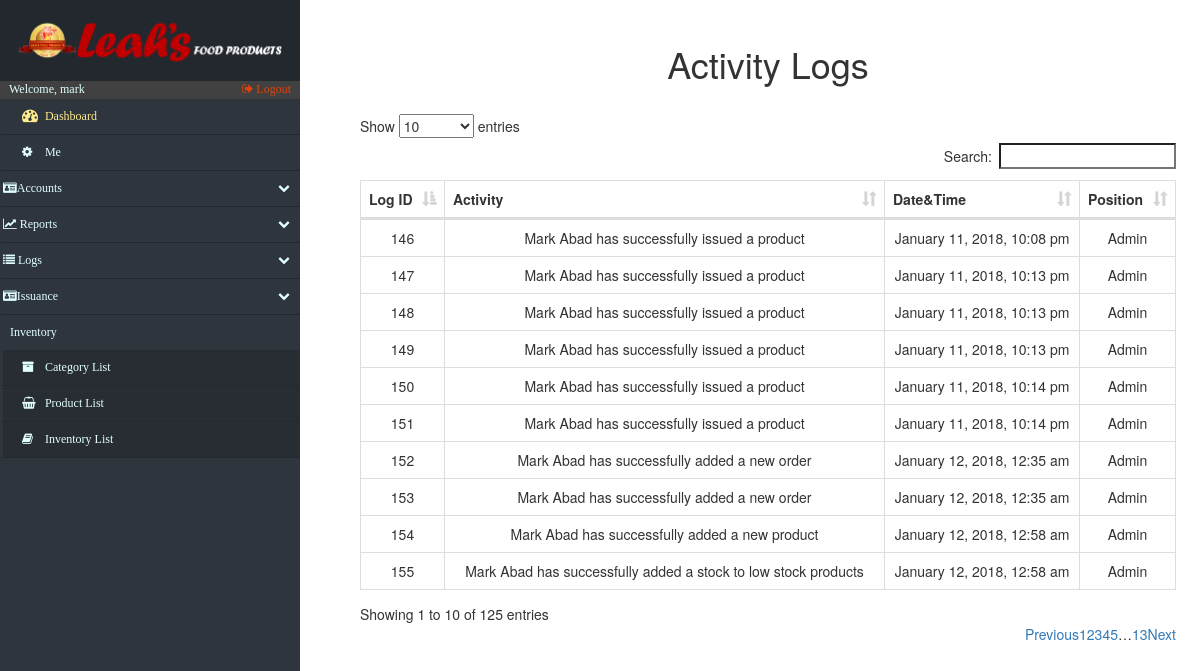
/log_Activity.php (signed in), run on the app's committed database.
### tables this page shows
CREATE TABLE IF NOT EXISTS `logs` (
  `logs_id` int(15) NOT NULL AUTO_INCREMENT,
  `issue_acnt` varchar(20) NOT NULL,
  `act_type` varchar(30) NOT NULL,
  `date_time` varchar(30) NOT NULL,
  `related_id` int(15) DEFAULT NULL,
  `remarks` varchar(65) NOT NULL,
  PRIMARY KEY (`logs_id`),
  KEY `acc_id_idx` (`issue_acnt`)
);

CREATE TABLE IF NOT EXISTS `accounts` (
  `acc_id` int(12) NOT NULL AUTO_INCREMENT,
  `username` varchar(15) NOT NULL,
  `first_name` varchar(20) NOT NULL,
  `last_name` varchar(20) NOT NULL,
  `password` varchar(128) NOT NULL,
  `email` varchar(50) NOT NULL,
  `contact_no` varchar(20) NOT NULL,
  `status` varchar(10) NOT NULL DEFAULT 'Disabled',
  `branch` varchar(50) DEFAULT NULL,
  `acctype` varchar(45) DEFAULT NULL,
  `security_key` varchar(45) DEFAULT NULL,
  PRIMARY KEY (`acc_id`)
);

### log_Activity.php (the view, shortened to what this page needs)
<!DOCTYPE html>
<html lang="en">
<head>
    <?php include('fragments/config.php') ?>
    <link rel="stylesheet" href="https://maxcdn.bootstrapcdn.com/bootstrap/3.3.7/css/bootstrap.min.css">
    <link href="src/css/datatables.css" rel="stylesheet">
    <link href="//maxcdn.bootstrapcdn.com/font-awesome/4.2.0/css/font-awesome.min.css" rel="stylesheet">
    <link href="src/css/sidebar.css" rel="stylesheet">
    <link href="src/css/custom.css" rel="stylesheet">
</head>
<body>
    <div class="nav-side-menu">
        <div class="brand">
            <div class="brandtext"></div>
        </div>
        <div class="user_info">
            <span>Welcome, <?php
                echo $_SESSION['username'];
                ?>
            </span>
            <a href="fragments/logout.php">
                <i class="fa fa-sign-out" aria-hidden="true"></i> Logout
            </a>
        </div>
        <div class="menu-list">
            <ul id="menu-content" class="menu-content collapse out">
                <li>
                    <a id="dashboard_txt" href="index.php">
                        <i class="fa fa-dashboard fa-lg"></i> Dashboard
                    </a>
                </li>
                 <li><a href="settings.php"><i class="fa fa-cog"></i> Me</a></li>
                <li data-toggle="collapse" data-target="#accounts" class="collapsed">
                    <i class="fa fa-id-card" aria-hidden="true"></i>Accounts <span class="arrow"></span>
                </li>
                <li data-toggle="collapse" data-target="#reports" class="collapsed">
                    <i class="fa fa-line-chart" aria-hidden="true"></i> Reports <span class="arrow"></span>
                </li>
                <li data-toggle="collapse" data-target="#issue" class="collapsed">
                    <i class="fa fa-list" aria-hidden="true"></i> Logs <span class="arrow"></span>
                </li>
                 <li data-toggle="collapse" data-target="#issuance" class="collapsed">
                    <i class="fa fa-id-card" aria-hidden="true"></i>Issuance<span class="arrow"></span>
                </li>
                <div class="sub-menu_nct">
                    <span class="sub-menu">Inventory
                    </span>
                </div>
                <li class="sub-menu_nc">
                    <a class="sub-menu_nc" href="categories.php">
                        <i class="fa fa-archive"> </i> Category List
                    </a>
                </li>
                <li class="sub-menu_nc">
                    <a class="sub-menu_nc" href="products.php">
                        <i class="fa fa-shopping-basket"> </i> Product List
                    </a>
                </li>
                <li class="sub-menu_nc">
                    <a href="inventory.php">
                        <i class="fa fa-book"> </i> Inventory List
                    </a>
                </li>
            </ul>
        </div>
    </div>
    <div id="page-content-wrapper">
        <div class="containers">
            <table class="table table-striped table-bordered">
                <h1 align="center">Activity Logs</h1>
            </table>
            <?php
							$retrieve = ("SELECT * FROM logs INNER JOIN accounts ON logs.issue_acnt = accounts.username");
							$results = mysqli_query($db, $retrieve);
						?>
                <table id="datatables" class="table table-hover table-bordered dataTable" cellspacing="0" width="100%" role="grid" aria-describedby="myTable_info" style="width: 100%;">
                    <thead>
                        <tr>
							<th>Log ID</th>
                            <th>Activity</th>
							<th>Date&Time</th>
							<th>Position</th>
                        </tr>
                    </thead>
                    <tbod y>
                        <?php
							foreach ($results as $data):
						?>
                            <tr>
								<td data-title="logs_id">
									<?php echo $data["logs_id"];?>
                                </td>
                                <td data-title="name">
									<?php echo $data["first_name"]." ".$data["last_name"]." ".$data["remarks"];  ?>
                                </td>
                                <td data-title="date_time">
                                    <?php echo $data["date_time"]; ?>
                                </td>
								<td data-title="cno">
                                    <?php echo $data["acctype"]; ?>
                                </td>
                            </tr>
                            <?php
							endforeach;
						?>
                </table>
        </div>
    </div>
</body>
</html>

### src/css/datatables.css (style rules this page uses)
table.dataTable { clear: both; width: auto; text-align: center; margin-top: 6px !important; margin-bottom: 6px !important; max-width: none !important; border-collapse: separate !important }
table.dataTable td, table.dataTable th { -webkit-box-sizing: content-box; box-sizing: content-box }
table.dataTable thead>tr>th.sorting_asc, table.dataTable thead>tr>th.sorting_desc, table.dataTable thead>tr>th.sorting, table.dataTable thead>tr>td.sorting_asc, table.dataTable thead>tr>td.sorting_desc, table.dataTable thead>tr>td.sorting { padding-right: 30px }
table.dataTable thead .sorting, table.dataTable thead .sorting_asc, table.dataTable thead .sorting_desc, table.dataTable thead .sorting_asc_disabled, table.dataTable thead .sorting_desc_disabled { cursor: pointer; position: relative }
table.dataTable thead .sorting:after, table.dataTable thead .sorting_asc:after, table.dataTable thead .sorting_desc:after, table.dataTable thead .sorting_asc_disabled:after, table.dataTable thead .sorting_desc_disabled:after { position: absolute; bottom: 8px; right: 8px; display: block; font-family: 'Glyphicons Halflings'; opacity: 0.5 }
table.dataTable thead .sorting:after { opacity: 0.2; content: "\e150" }
table.dataTable thead .sorting_asc:after { content: "\e155" }
table.table-bordered.dataTable th, table.table-bordered.dataTable td { border-left-width: 0 }
table.table-bordered.dataTable th:last-child, table.table-bordered.dataTable th:last-child, table.table-bordered.dataTable td:last-child, table.table-bordered.dataTable td:last-child { border-right-width: 0 }
table.table-bordered.dataTable tbody th, table.table-bordered.dataTable tbody td { border-bottom-width: 0 }

### src/css/sidebar.css (style rules this page uses)
.nav-side-menu { overflow: hidden; font-family: verdana; font-size: 12px; font-weight: 200; background-color: #2e353d; position: fixed; top: 0px; width: 300px; height: 100%; color: #e1ffff; }
.nav-side-menu .brand { background-color: #23282e; line-height: 50px; display: block; text-align: center; font-size: 14px; }
.nav-side-menu ul, .nav-side-menu li { list-style: none; padding: 0px; margin: 0px; line-height: 35px; cursor: pointer; }
.nav-side-menu li { padding-left: 0px; border-left: 3px solid #2e353d; border-bottom: 1px solid #23282e; }
.nav-side-menu li a { text-decoration: none; color: #e1ffff; }
.nav-side-menu li a i { padding-left: 10px; width: 20px; padding-right: 20px; }
@media (min-width: 800px) { .nav-side-menu .menu-list .menu-content { display: block; } }
body { margin: 0px; padding: 0px; }
#dashboard_txt { color: #fcea8b; }
.sub-menu_nc { background-color: #272d33; }
.sub-menu_nct { padding-left: 10px; }
.nav-side-menu .brand .brandtext { padding: 4%; content: url(../img/LeahsTextAlter.PNG); width: 100%; text-align: center; }
.user_info { background-color: #414141; }
.user_info a { float: right; padding-right: 3%; color: #dd430a; }
.user_info span { padding-left: 3% }
.sub-menu_nc a { display: block; }
.menu-content > li a { display: inline-block; width: 100%; }
#menu-content li a { padding-left: 3%; }

### src/css/custom.css (style rules this page uses)
.containers { padding: 0px; margin: 0px; margin-top:2%; float: right; width: 79%; padding-right: 5%; }
@media (max-width: 1600px) { .containers { width: 75%; padding-right: 4%; } }
@media (max-width: 1400px) { .containers { width: 73%; padding-right 3%;: } }
@media (max-width: 1260px) { .containers { width: 70%; padding-right: 2%; } }

### data on the page
logs: logs_id "146", accounts.first_name "Mark", accounts.last_name "Abad", remarks "has successfully issued a product", date_time "January 11, 2018, 10:08 pm", accounts.acctype "Admin"
logs: logs_id "147", accounts.first_name "Mark", accounts.last_name "Abad", remarks "has successfully issued a product", date_time "January 11, 2018, 10:13 pm", accounts.acctype "Admin"
logs: logs_id "148", accounts.first_name "Mark", accounts.last_name "Abad", remarks "has successfully issued a product", date_time "January 11, 2018, 10:13 pm", accounts.acctype "Admin"
logs: logs_id "149", accounts.first_name "Mark", accounts.last_name "Abad", remarks "has successfully issued a product", date_time "January 11, 2018, 10:13 pm", accounts.acctype "Admin"
logs: logs_id "150", accounts.first_name "Mark", accounts.last_name "Abad", remarks "has successfully issued a product", date_time "January 11, 2018, 10:14 pm", accounts.acctype "Admin"
logs: logs_id "151", accounts.first_name "Mark", accounts.last_name "Abad", remarks "has successfully issued a product", date_time "January 11, 2018, 10:14 pm", accounts.acctype "Admin"
logs: logs_id "152", accounts.first_name "Mark", accounts.last_name "Abad", remarks "has successfully added a new order", date_time "January 12, 2018, 12:35 am", accounts.acctype "Admin"
logs: logs_id "153", accounts.first_name "Mark", accounts.last_name "Abad", remarks "has successfully added a new order", date_time "January 12, 2018, 12:35 am", accounts.acctype "Admin"
logs: logs_id "154", accounts.first_name "Mark", accounts.last_name "Abad", remarks "has successfully added a new product", date_time "January 12, 2018, 12:58 am", accounts.acctype "Admin"
logs: logs_id "155", accounts.first_name "Mark", accounts.last_name "Abad", remarks "has successfully added a stock to low stock products", date_time "January 12, 2018, 12:58 am", accounts.acctype "Admin"

### other printed values
$_SESSION['username'] "mark"
